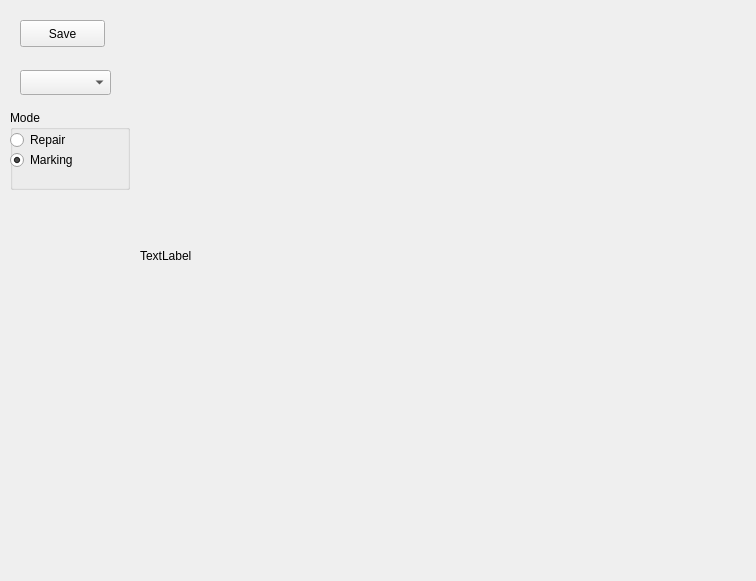
<?xml version="1.0" encoding="UTF-8"?>
<ui version="4.0">
 <class>imageManuallyClassifier</class>
 <widget class="QWidget" name="imageManuallyClassifier">
  <property name="geometry">
   <rect>
    <x>0</x>
    <y>0</y>
    <width>756</width>
    <height>581</height>
   </rect>
  </property>
  <property name="windowTitle">
   <string>Image Manually Classifier Form</string>
  </property>
  <widget class="QPushButton" name="btnSave">
   <property name="geometry">
    <rect>
     <x>20</x>
     <y>20</y>
     <width>85</width>
     <height>27</height>
    </rect>
   </property>
   <property name="text">
    <string>Save</string>
   </property>
  </widget>
  <widget class="QComboBox" name="cboClassName">
   <property name="geometry">
    <rect>
     <x>20</x>
     <y>70</y>
     <width>91</width>
     <height>25</height>
    </rect>
   </property>
  </widget>
  <widget class="QLabel" name="lblSegmentImage">
   <property name="geometry">
    <rect>
     <x>140</x>
     <y>20</y>
     <width>501</width>
     <height>471</height>
    </rect>
   </property>
   <property name="text">
    <string>TextLabel</string>
   </property>
  </widget>
  <widget class="QGroupBox" name="groupBox">
   <property name="geometry">
    <rect>
     <x>10</x>
     <y>110</y>
     <width>120</width>
     <height>80</height>
    </rect>
   </property>
   <property name="title">
    <string>Mode</string>
   </property>
   <widget class="QRadioButton" name="radMarkingMode">
    <property name="geometry">
     <rect>
      <x>0</x>
      <y>40</y>
      <width>98</width>
      <height>20</height>
     </rect>
    </property>
    <property name="text">
     <string>Marking</string>
    </property>
    <property name="checked">
     <bool>true</bool>
    </property>
   </widget>
   <widget class="QRadioButton" name="radRepairMode">
    <property name="geometry">
     <rect>
      <x>0</x>
      <y>20</y>
      <width>98</width>
      <height>20</height>
     </rect>
    </property>
    <property name="text">
     <string>Repair</string>
    </property>
   </widget>
  </widget>
 </widget>
 <resources/>
 <connections/>
</ui>
